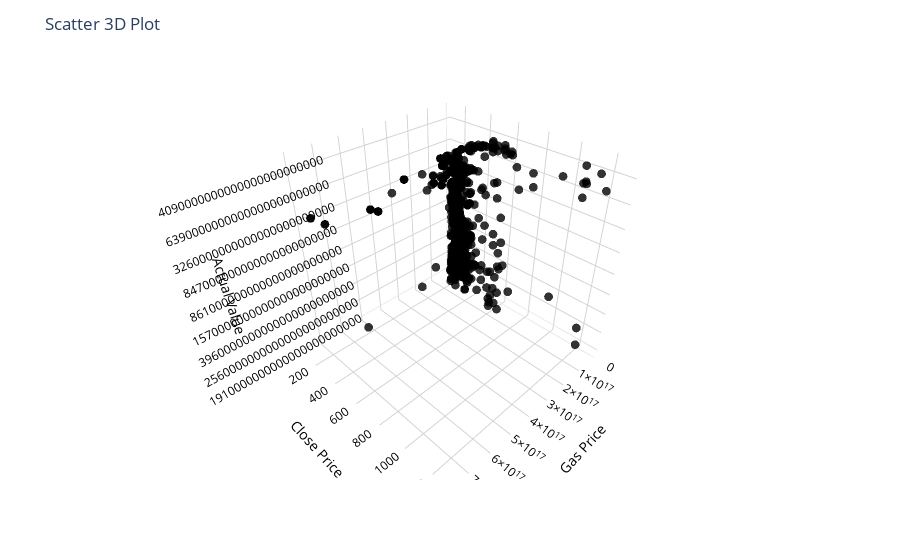

Source (notebook cell):
### Code cell
# TWO FEATURES + TARGET
# Create a 3D scatter plot
fig = px.scatter_3d(eth_master_df, x=eth_master_df['Gas Price'], y=eth_master_df['Close Price'], z=eth_master_df['Actual Value'], 
                 opacity=0.8, color_discrete_sequence=['black'])

# Set figure title
fig.update_layout(title_text="Scatter 3D Plot",
                  scene = dict(xaxis=dict(backgroundcolor='white',
                                          color='black',
                                          gridcolor='lightgrey'),
                               yaxis=dict(backgroundcolor='white',
                                          color='black',
                                          gridcolor='lightgrey'
                                          ),
                               zaxis=dict(backgroundcolor='white',
                                          color='black', 
                                          gridcolor='lightgrey')))

# Update marker size
fig.update_traces(marker=dict(size=3))

fig.show()

### Figure 1 — Plotly figure (JSON) as saved in the notebook; plotly's stock layout.template omitted (floating-point values rounded to 4 significant figures; data arrays with more than 128 entries replaced by an {"elided": "..."} marker saying what was removed)
{"data": [{"hovertemplate": "Gas Price=%{x}<br>Close Price=%{y}<br>Actual Value=%{z}<extra></extra>", "legendgroup": "", "marker": {"color": "black", "opacity": 0.8, "size": 3, "symbol": "circle"}, "mode": "markers", "name": "", "scene": "scene", "showlegend": false, "type": "scatter3d", "x": {"elided": "865 int values"}, "y": {"elided": "865 int values"}, "z": {"elided": "865 str values"}}], "layout": {"legend": {"tracegroupgap": 0}, "margin": {"t": 60}, "scene": {"domain": {"x": [0, 1], "y": [0, 1]}, "xaxis": {"backgroundcolor": "white", "color": "black", "gridcolor": "lightgrey", "title": {"text": "Gas Price"}}, "yaxis": {"backgroundcolor": "white", "color": "black", "gridcolor": "lightgrey", "title": {"text": "Close Price"}}, "zaxis": {"backgroundcolor": "white", "color": "black", "gridcolor": "lightgrey", "title": {"text": "Actual Value"}}}, "title": {"text": "Scatter 3D Plot"}}}
